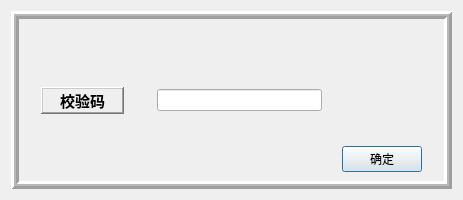
<?xml version="1.0" encoding="UTF-8"?>
<ui version="4.0">
 <class>AccessDialog</class>
 <widget class="QDialog" name="AccessDialog">
  <property name="geometry">
   <rect>
    <x>0</x>
    <y>0</y>
    <width>463</width>
    <height>200</height>
   </rect>
  </property>
  <property name="windowTitle">
   <string>Dialog</string>
  </property>
  <layout class="QGridLayout" name="gridLayout">
   <item row="0" column="0">
    <widget class="QFrame" name="frame">
     <property name="frameShape">
      <enum>QFrame::Box</enum>
     </property>
     <property name="frameShadow">
      <enum>QFrame::Raised</enum>
     </property>
     <property name="lineWidth">
      <number>3</number>
     </property>
     <property name="midLineWidth">
      <number>2</number>
     </property>
     <layout class="QGridLayout" name="gridLayout_2">
      <item row="0" column="0">
       <layout class="QHBoxLayout" name="horizontalLayout_4" stretch="1,30,1">
        <item>
         <spacer name="horizontalSpacer_3">
          <property name="orientation">
           <enum>Qt::Horizontal</enum>
          </property>
          <property name="sizeHint" stdset="0">
           <size>
            <width>40</width>
            <height>20</height>
           </size>
          </property>
         </spacer>
        </item>
        <item>
         <layout class="QHBoxLayout" name="horizontalLayout_3" stretch="6,2">
          <item>
           <layout class="QVBoxLayout" name="verticalLayout">
            <item>
             <spacer name="verticalSpacer_2">
              <property name="orientation">
               <enum>Qt::Vertical</enum>
              </property>
              <property name="sizeHint" stdset="0">
               <size>
                <width>20</width>
                <height>40</height>
               </size>
              </property>
             </spacer>
            </item>
            <item>
             <layout class="QHBoxLayout" name="horizontalLayout" stretch="3,1,6">
              <item>
               <widget class="QLabel" name="label">
                <property name="font">
                 <font>
                  <pointsize>11</pointsize>
                  <bold>true</bold>
                 </font>
                </property>
                <property name="frameShape">
                 <enum>QFrame::WinPanel</enum>
                </property>
                <property name="frameShadow">
                 <enum>QFrame::Raised</enum>
                </property>
                <property name="text">
                 <string>校验码</string>
                </property>
                <property name="alignment">
                 <set>Qt::AlignCenter</set>
                </property>
               </widget>
              </item>
              <item>
               <spacer name="horizontalSpacer">
                <property name="orientation">
                 <enum>Qt::Horizontal</enum>
                </property>
                <property name="sizeHint" stdset="0">
                 <size>
                  <width>13</width>
                  <height>20</height>
                 </size>
                </property>
               </spacer>
              </item>
              <item>
               <widget class="QLineEdit" name="lineEdit"/>
              </item>
             </layout>
            </item>
            <item>
             <spacer name="verticalSpacer">
              <property name="orientation">
               <enum>Qt::Vertical</enum>
              </property>
              <property name="sizeHint" stdset="0">
               <size>
                <width>20</width>
                <height>40</height>
               </size>
              </property>
             </spacer>
            </item>
           </layout>
          </item>
          <item>
           <layout class="QHBoxLayout" name="horizontalLayout_2" stretch="1,1">
            <item>
             <spacer name="horizontalSpacer_2">
              <property name="orientation">
               <enum>Qt::Horizontal</enum>
              </property>
              <property name="sizeHint" stdset="0">
               <size>
                <width>40</width>
                <height>20</height>
               </size>
              </property>
             </spacer>
            </item>
            <item>
             <layout class="QVBoxLayout" name="verticalLayout_2">
              <item>
               <spacer name="verticalSpacer_3">
                <property name="orientation">
                 <enum>Qt::Vertical</enum>
                </property>
                <property name="sizeHint" stdset="0">
                 <size>
                  <width>20</width>
                  <height>40</height>
                 </size>
                </property>
               </spacer>
              </item>
              <item>
               <widget class="QPushButton" name="pushButton">
                <property name="text">
                 <string>确定</string>
                </property>
               </widget>
              </item>
             </layout>
            </item>
           </layout>
          </item>
         </layout>
        </item>
        <item>
         <spacer name="horizontalSpacer_4">
          <property name="orientation">
           <enum>Qt::Horizontal</enum>
          </property>
          <property name="sizeHint" stdset="0">
           <size>
            <width>40</width>
            <height>20</height>
           </size>
          </property>
         </spacer>
        </item>
       </layout>
      </item>
     </layout>
    </widget>
   </item>
  </layout>
 </widget>
 <resources/>
 <connections/>
</ui>
